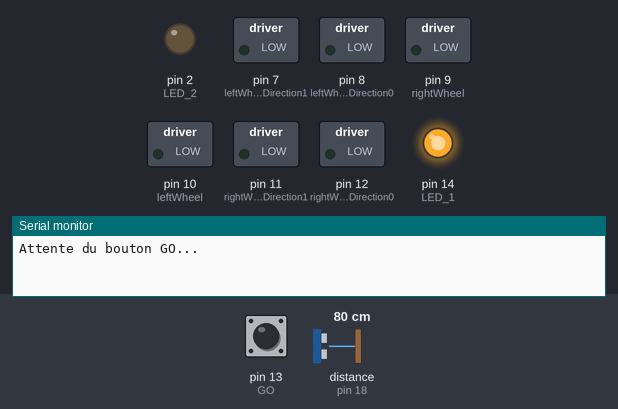
The sketch below on a simulated Arduino Uno, built with avr-gcc and run on an emulated ATmega328P. Parts: switched loads named in the sketch (green lamp = pin HIGH), output pins drawn as LEDs (lit = HIGH), the last lines printed to the serial monitor. Dashed ring = blinking. The inputs (shaded band) are chosen by the test bench; at power-on: pin 13 (GO) HIGH, distance to the obstacle (sensor on pin 18) 80 cm. The echo pulse lasts 58.3 µs per cm; pins used as bus, display or sensor lines are not drawn.

Above: at 1.2 s.
1.3 s: pin 13 (GO) pulled LOW for 0.15 s
At 1.9 s:
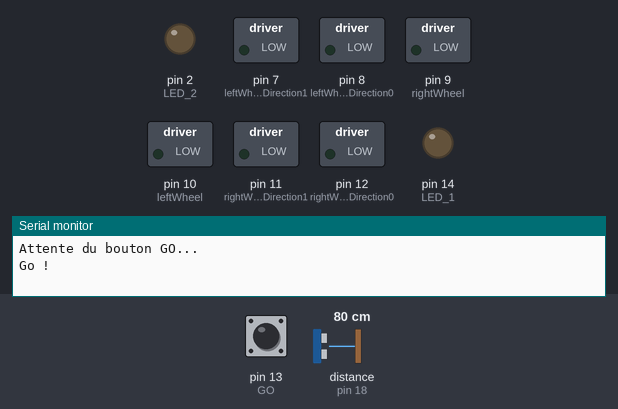
4.4 s: distance to the obstacle (sensor on pin 18) set to 36 cm
7.4 s: distance to the obstacle (sensor on pin 18) set to 30 cm
At 8.5 s:
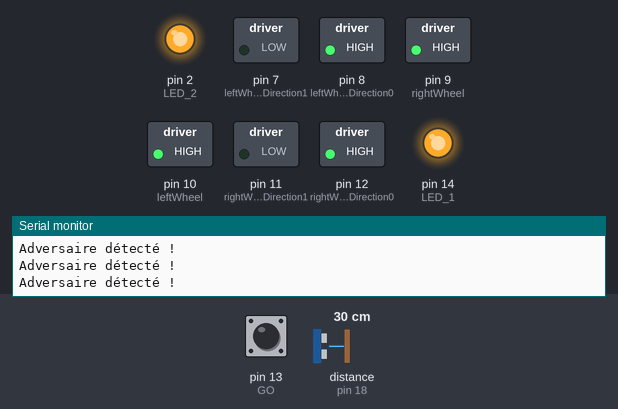
9.0 s: distance to the obstacle (sensor on pin 18) set to 35 cm
At 9.8 s:
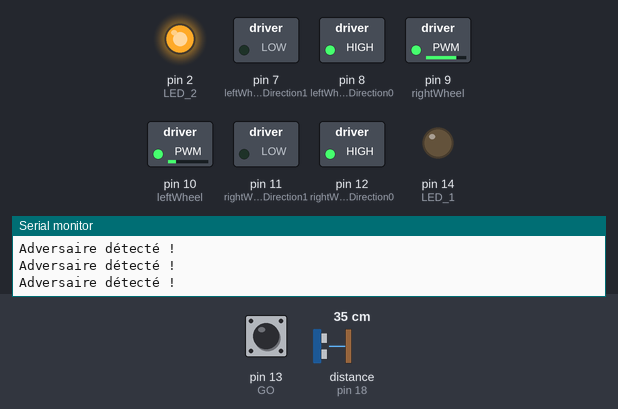
10.5 s: distance to the obstacle (sensor on pin 18) set to 120 cm
13.5 s: distance to the obstacle (sensor on pin 18) set to 299 cm
At 14.3 s:
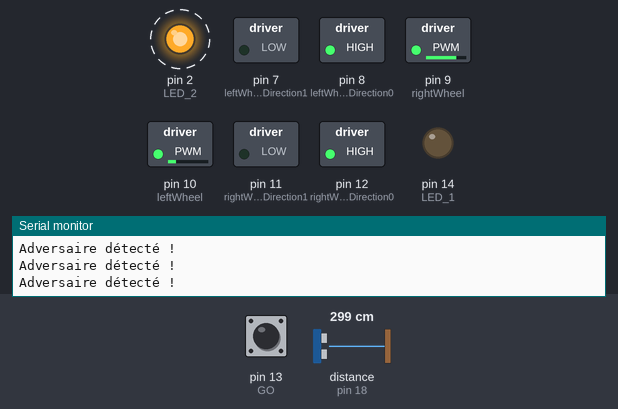
Timing chart, 0 to 17.5 s (numbered marks = the images above; inputs shaded):
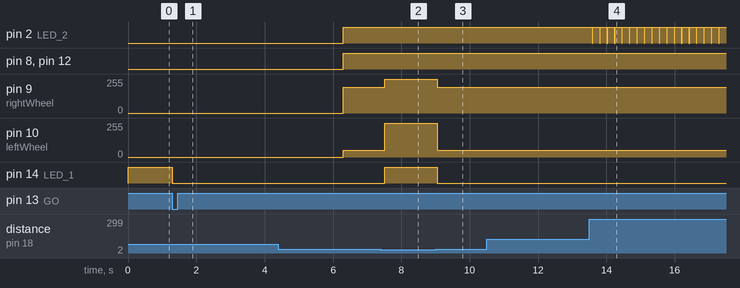

The sketch:

SumobotTI.ino
```cpp
/***********************************************************************************
KIT SUMOBOT Texas-Instrument -- ESIEESPACE
************************************************************************************
SumoBotTI.ino - Code fourni avec le kit SumoBot TI 2017 développé par l'association
ESIEESPACE.(http://www.esieespace.fr/)
Pour toute question visiter le forum SumoBot. (sumobot.esieespace.fr)
Ce code est dans le domaine public.
Ce code n'est qu'un exemple de ce qu'il est possible de faire, n'hésitez pas à innover,
à le modifier et à le faire votre!

/***********************************************************************************
AFFECTATION DES PINS
************************************************************************************
Affectation de numeros de PIN a des variables qui on un nom plus parlant, cela
permet dans le reste du programme de faire réference au bouton GO, au lieu du
numero de PIN.
Par exemple à chaque fois que GO sera écris, le programme comprendra 12.
************************************************************************************
***********************************************************************************/
//Entrée
const int GO = 13;        //P2.5 est le bouton GO
const int TRIGGER = 15;   //P1.7 est la pin trigger du capteur ultrason
const int ECHO = 18;      //XOUT est la pin echo du capteur ultrason

//Sortie
const int LED_1 = 14;       //P1.6 -> 14 est la LED_1
const int LED_2 = 2;        //P1.0 -> 2 est le LED_2

//Commande du pont en H, pour plus d'indication voir la bible du SUMO sur les ponts en H
const int leftWheel = 10;     //P2.2 est le PWM de la roue GAUCHE
const int rightWheel = 9;      //P2.1 est le PWM de la roue DROITE

const int leftWheelDirection0 = 8;    //P2.0 est la PWM de direction 0 de la roue GAUCHE
const int leftWheelDirection1 = 7;    //P1.5 est la PWM de direction 1 de la roue GAUCHE
const int rightWheelDirection0 = 12;   //P2.4 est la PWM de direction 0 de la roue DROITE
const int rightWheelDirection1 = 11;   //P2.3 est la PWM de direction 1 de la roue DROITE


/**********************************************************************************
SETUP
***********************************************************************************
Dans le setup, on va initialiser tout les PIN en définissant leur mode de
fonctionnement, c'est la première chose que va faire l'Arduino en s'allumant.
http://arduino.cc/en/Reference/pinMode
***********************************************************************************
**********************************************************************************/
void setup(void)
{
        Serial.begin(9600);                     // init liaison UART
  pinMode(GO,INPUT_PULLUP);   //la PIN GO (c'est a dire le 13) est en mode entrée avec resistance de tirage au +5V
  pinMode(LED_2,OUTPUT);      //la PIN LED_2 (2) est en mode sortie
  pinMode(ECHO,INPUT);           //la PIN ECHO (18) est en mode entrée avec resistance de tirage au +5V
  pinMode(TRIGGER,OUTPUT);           //la PIN TRIGGER (15) est en mode sortie
  pinMode(LED_1,OUTPUT);            //la PIN LED_1 (14) est en mode sortie
  pinMode(leftWheel, OUTPUT);   //la PIN leftWheel (10) est en mode sortie
  pinMode(rightWheel, OUTPUT);    //la PIN rightWheel (9) est en mode sortie
  pinMode(leftWheelDirection0, OUTPUT); //la PIN leftWheelDirection0 (8) est en mode sortie
  pinMode(leftWheelDirection1, OUTPUT); //la PIN leftWheelDirection1 (7) est en mode sortie
  pinMode(rightWheelDirection0, OUTPUT);  //la PIN rightWheelDirection0(12) est en mode sortie
  pinMode(rightWheelDirection1, OUTPUT);  //la PIN rightWheelDirection1 (11) est en mode sortie
}

/*********************************************************************************
FONCTION PRINCIPALE
**********************************************************************************
Dans la loop (boucle en français), on met le programme principal, il est appelé
juste apres le setup.
C'est ici que l'on va mettre la stratégie du robot.
**********************************************************************************
*********************************************************************************/

void loop(void)
{
    start();                                //appele la fonction start()
    while(1)                                // le programme ne sortira plus de cette boucle, il la repetera toujours
                                            // ce code se lit : tant que vrai est vrai, on execute le code qui suit
    {
  digitalWrite(LED_1,LOW);
  digitalWrite(LED_2,LOW);
        if(whiteLine() == 1)
        {
          digitalWrite(LED_1,HIGH);
          digitalWrite(LED_2,LOW);
          escape();
        }
        else
        {
          if(ultrasonDistance(32))             // ~32cm
          {
            go(255, 255);
            digitalWrite(LED_1,HIGH);
            digitalWrite(LED_2,HIGH);
          }
          else
          {
            digitalWrite(LED_1,LOW);
            digitalWrite(LED_2,HIGH);
            go(50,192);
            delay(100);
          }
        }
        delay(100);
    }
}


/********************************************************************************
START
*********************************************************************************
Fonction de démarrage, on met en place un délais de 5s après avoir appuyé sur le
bouton G0, tout cela avant de passer à la partie stratégie du code.
http://arduino.cc/en/Reference/digitalRead
http://arduino.cc/en/Reference/digitalWrite
http://arduino.cc/en/Reference/delay
*********************************************************************************
********************************************************************************/

void start(void)
{
  digitalWrite(LED_1, HIGH);            //On allume la LED_1
  Serial.println("Attente du bouton GO...");
  while(digitalRead(GO) == HIGH);       //Tant que le bouton n'est pas appuyé, on ne fait rien
  digitalWrite(LED_1,LOW);              //On eteint la LED_1
  Serial.println("Go !");
  delay(5000);              //On attend 5000 ms
}


/********************************************************************************
ULTRASON DISTANCE
*********************************************************************************
Cette fonction compare la valeur (entre 0V et 5V) mesuré (entre 0 et 1023) fournis
sur l'entré analogique 18 par le capteur ultrason, et l'entier passé en paramètre.
La fonction retourne 0 si la valeur mesurée est supérieure à celle passée en
paramètre, sinon elle retourne 0.
Un 0 en numérique corespond à 0V en analogique, un 1023 en numérique corespond à
5V en analogique.
Voir ADC dans le cour.
http://arduino.cc/en/Reference/analogRead
*********************************************************************************
********************************************************************************/
int ultrasonDistance(int distance)
{
  digitalWrite(TRIGGER, HIGH);
  delayMicroseconds(10);
  digitalWrite(TRIGGER, LOW);
  long lecture_echo = pulseIn(ECHO, HIGH);
  long cm = lecture_echo / 58;

  if(cm > distance)
  {
    return 0;
  }
  else
  {
    Serial.println("Adversaire détecté !");
    return 1;
  }
}


/********************************************************************************
WHITE LINE
*********************************************************************************
Cette fonction retourne 1 si une ligne blanche se trouve sous le CNY_1 ou le
CNY_2, sinon elle retourne 0.
*********************************************************************************
********************************************************************************/
int whiteLine()
{
/*  if(digitalRead(CNY_1) == HIGH || digitalRead(CNY_2) == HIGH)
  // le symbole || represente un OU logique.
  //http://www.commentcamarche.net/contents/115-langage-c-les-operateurs
  {
    Serial.println("Ligne blanche détectée !");
    return 1;
  }
  else
  {
    return 0;
  }*/
  return 0;
}


/********************************************************************************
ESCAPE
*********************************************************************************
Fonction d'évitement de ligne blanche.
********************************************************************************/
void escape(void)
{
  digitalWrite(LED_1,HIGH);
  back(255, 255);
  delay(400);
  turnLeft(255,255);
  delay(400);
  digitalWrite(LED_1,LOW);
}


/********************************************************************************
GO
*********************************************************************************
Avance tout droit, prend un char en parametre (donc de 0 à 255) qui définit le
taux du PWM transmit au moteur.
voir PWM et pont en H dans la bible du sumo.
http://arduino.cc/en/Reference/analogWrite
On mets également le pont en H dans la bonne configuration pour faire tourner
chacune des roues dans la bonne direction.
********************************************************************************/
void go(unsigned char leftWheelSpeed, unsigned char rightWheelSpeed)
{
  digitalWrite(leftWheelDirection0, HIGH);
  digitalWrite(leftWheelDirection1, LOW);
  digitalWrite(rightWheelDirection0, HIGH);
  digitalWrite(rightWheelDirection1, LOW);
  analogWrite(leftWheel, leftWheelSpeed);
  analogWrite(rightWheel, rightWheelSpeed);
}


/********************************************************************************
BACK
*********************************************************************************
Recule, prend un char en paramètre (donc de 0 à 255) qui définit le taux du PWM
transmit au moteur.
voir PWM et pont en H dans la bible du sumo.
http://arduino.cc/en/Reference/analogWrite
On met également le pont en H dans la bonne configuration pour faire tourner
chacune des roues dans la bonne direction.
********************************************************************************/
void back(unsigned char leftWheelSpeed, unsigned char rightWheelSpeed)
{
  digitalWrite(leftWheelDirection0, LOW);
  digitalWrite(leftWheelDirection1, HIGH);
  digitalWrite(rightWheelDirection0, LOW);
  digitalWrite(rightWheelDirection1, HIGH);
  analogWrite(leftWheel, leftWheelSpeed);
  analogWrite(rightWheel, rightWheelSpeed);
}


/********************************************************************************
TURN LEFT
*********************************************************************************
Tourne à gauche, prend un char en paramètre (donc de 0 à 255) qui définit le taux
du PWM transmit à chaque moteur.
voir PWM et pont en H dans la bible du sumo.
http://arduino.cc/en/Reference/analogWrite
On met également le pont en H dans la bonne configuration pour faire tourner
chacune des roues dans la bonne direction.
********************************************************************************/
void turnLeft(unsigned char leftWheelSpeed, unsigned char rightWheelSpeed)
{
  digitalWrite(leftWheelDirection0, LOW);
  digitalWrite(leftWheelDirection1, HIGH);
  digitalWrite(rightWheelDirection0, HIGH);
  digitalWrite(rightWheelDirection1, LOW);
  analogWrite(leftWheel, leftWheelSpeed);
  analogWrite(rightWheel, rightWheelSpeed);
}


/********************************************************************************
TURN RIGHT
*********************************************************************************
Tourne à droite, prend deux char en parametre (donc de 0 à 255) qui définissent
le taux du PWM transmit à chaque moteur.
voir PWM et pont en H dans la bilbe du sumo.
http://arduino.cc/en/Reference/analogWrite
On met également le pont en H dans la bonne configuration pour faire tourner
chacune des roues dans la bonne direction.
********************************************************************************/
void turnRight(unsigned char leftWheelSpeed, unsigned char rightWheelSpeed)
{
  digitalWrite(leftWheelDirection0, HIGH);
  digitalWrite(leftWheelDirection1, LOW);
  digitalWrite(rightWheelDirection0, LOW);
  digitalWrite(rightWheelDirection1, HIGH);
  analogWrite(leftWheel, leftWheelSpeed);
  analogWrite(rightWheel, rightWheelSpeed);
}
```

Measured:
- the behaviour switches between 33 and 32 cm on distance to the obstacle (sensor on pin 18) (found by bisection; images 1 and 2)
- after the input at 1.3 s, pin 14 (LED_1): HIGH → LOW at once
- after the input at 7.4 s, pin 9 (rightWheel): 192/255 → 255/255 after 0.12 s; pin 10 (leftWheel): 50/255 → 255/255 after 0.12 s; pin 14 (LED_1): LOW → HIGH after 0.12 s
- after the input at 9.0 s, pin 9 (rightWheel): 255/255 → 192/255 after 0.06 s; pin 10 (leftWheel): 255/255 → 50/255 after 0.06 s; pin 14 (LED_1): HIGH → LOW after 0.05 s
- after the input at 13.5 s, pin 2 (LED_2): alternates HIGH for 0.20 s and LOW for 0.02 s, starting after 0.08 s
